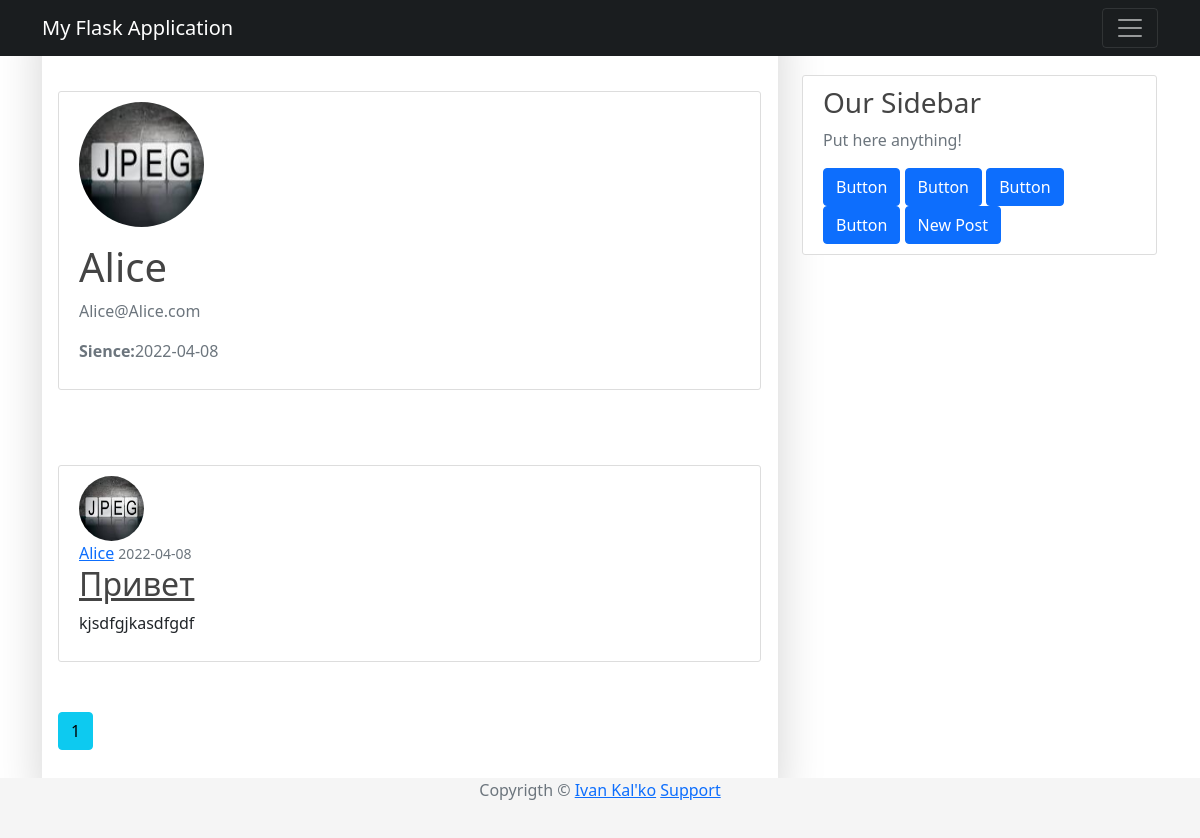
Screenshot of /user/Alice (signed in) with the database file from the repository.
### app/models/user.py (models this page shows, shortened)
class User(UserMixin, db.Model):
    __tablename__ = "users"
    id = db.Column(db.Integer, primary_key=True)
    username = db.Column(db.String(64), unique=True, nullable=False)
    password_hash = db.Column(db.String(128), nullable=False)
    email = db.Column(db.String(120), nullable=False, unique=True)
    image_file = db.Column(db.String(20), nullable=False, default="default.png")
    join_date = db.Column(db.DateTime, nullable=False, default=datetime.utcnow)
    posts = db.relationship('Post', backref='author', lazy=True)

### app/models/post.py (models this page shows, shortened)
class Post(db.Model):
    __tablename__ = "posts"
    id = db.Column(db.Integer, primary_key=True)
    title = db.Column(db.String(100), nullable=False)
    timestamp = db.Column(db.DateTime, nullable=False, default=datetime.utcnow)
    content = db.Column(db.Text, nullable=False)
    user_id = db.Column(db.Integer, db.ForeignKey("users.id"), nullable=False)

### app/routes/user.py (the view)
@app.route("/user/<string:username>")
@login_required
def user_public(username:str):
    page = request.args.get("page", 1, type=int)
    user = User.query.filter_by(username=username).first_or_404()
    posts= Post.query.filter_by(author=user).order_by(Post.timestamp.desc()).paginate(page=page, per_page=2)
    return render_template("user_public.html", posts=posts, user=user, title=f"{user.username}'s profile")

### app/models/user.py (called while the page is built)
@login.user_loader
def load_user(id:int) -> User:
    return User.query.get(int(id))

### app/templates/user_public.html
{% extends "base.html" %}
{% block content %}
    <div class="content-section">
        <div class="media">
            <img class="rounded-circle account-img" src="{{ url_for('static' , filename='images/profiles/' + user.image_file) }}">
            <div class="media-body">
                <h2 class="account-heading">{{ user.username }}</h2>
                <p class="text-secondary">{{ user.email }}</p>
                <p class="text-secondary"><b>Sience:</b>{{ user.join_date.strftime('%Y-%m-%d')}}</p>
            </div>
        </div>
    </div>
    {% for post in posts.items %}
    <article class="media content-section">
        <img class="rounded-circle article-img" src = "{{ url_for('static', filename='images/profiles/' + post.author.image_file) }}">
        <div class="media-body">
            <div class="article-metadata">
                <a class="mr-2" href="{{ url_for('user_public', username=post.author.username )}}">{{ post.author.username }}</a>
                <small class="text-muted">{{ post.timestamp.strftime('%Y-%m-%d') }}</small>
            </div>
            <h2><a class="article-title" href="{{ url_for('post', id=post.id )}}">{{ post.title }}</a></h2>
            <p class="article-content">{{ post.content }}</p>
        </div>
    </article>
    {% endfor %}
    {% for page_num in posts.iter_pages() %}
        {% if page_num %}
            {% if posts.page == page_num %}
                <a class="btn btn-info mb-4" href="{{ url_for('user_public', username=user.username,  page=page_num )}}">{{ page_num }}</a>
            {% else %}
                <a class="btn btn-outline-info mb-4" href="{{ url_for('user_public', username=user.username, page=page_num )}}">{{ page_num }}</a>
            {% endif %}
        {% else %}
            ...
        {% endif %}
    {% endfor %}
{% endblock %}

### app/static/css/base.css (style rules this page uses)
body { background: #fafafa; color: #333333; margin-top: 5rem; }
h1, h2, h3, h4, h5, h6 { color : #444444; }
.content-section { background: #ffffff; padding: 10px 20px; border: 1px solid #dddddd; border-radius: 3px; margin-right: 1px; margin-top: 75px; margin-bottom: 50px; }
.article-title { color: #444444; }
.article-content { white-space: pre-line; }
.article-img { height: 65px; width: 65px; margin-right: 16px; }
.account-img { height: 125px; width: 125px; margin-right: 20px; margin-bottom: 16px; }
.account-heading { font-size: 2.5rem; }
html * { -webkit-font-smoothing: antialiased; -moz-osx-font-smoothing: grayscale; }
body { color: #67748e; font-weight: 400; line-height: 1.6; background-color: #fff; }
body { margin: 0; font-family: var(--bs-font-sans-serif); font-size: 1rem; line-height: 1.5; -webkit-text-size-adjust: 100%; -webkit-tap-highlight-color: rgba(0,0,0,0); }
:root { --bs-blue: #63b3ed; --bs-indigo: #596cff; --bs-purple: #6f42c1; --bs-pink: #d63384; --bs-red: #f56565; --bs-orange: #fd7e14; --bs-yellow: #fbd38d; --bs-green: #81e6d9; --bs-teal: #20c997; --bs-cyan: #0dcaf0; --bs-gray: #6c757d; --bs-gray-dark: #343a40; --bs-primary: #cb0c9f; --bs-secondary: #8392ab; --bs-success: #82d616; --bs-info: #17c1e8; --bs-warning: #f53939; --bs-danger: #ea0606; --bs-light: #e9ecef; --bs-dark: #252f40; --bs-white: #fff; --bs-font-sans-serif: Open Sans; --bs-font-monospace: SFMono-Regular,Menlo,Monaco,Consolas,"Liberation Mono","Courier New",monospace; --bs-gradient: linear-gradient(180deg,hsla(0,0%,100%,.15),hsla(0,0%,100%,0)); }

### rows the page displays
User: image_file (picture), username "Alice", email "Alice@Alice.com", join_date "2022-04-08"
Post: image_file (picture), author.username "Alice", timestamp "2022-04-08", title "Привет", content "kjsdfgjkasdfgdf"

### other values shown
{{ page_num }} "1"
